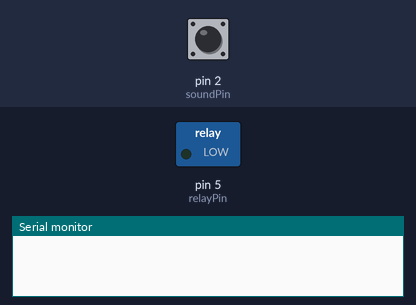
The sketch below on a simulated Arduino Uno, built with avr-gcc and run on an emulated ATmega328P. Shown: switched loads named in the sketch (green lamp = pin HIGH), the last lines printed to the serial monitor. Dashed ring = blinking. The test bench sets the inputs (shaded band); at power-on: pin 2 (soundPin) LOW.

Above: at 1.2 s.
1.3 s: pin 2 (soundPin) pulsed HIGH 5 times (0.12 s each, 0.3 s apart)
At 1.57 s:
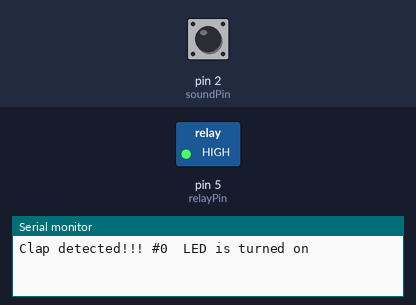
At 3.6 s:
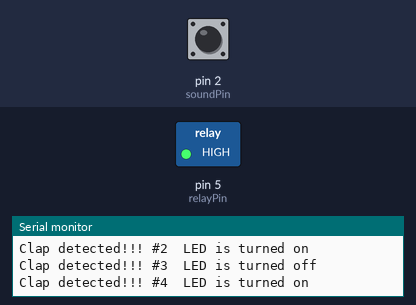
Timing chart, 0 to 5.1 s (numbered marks = the images above; inputs shaded):
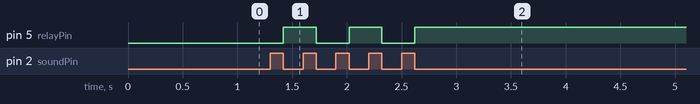

The sketch:

lab12-checkpoint1.ino
```cpp
int soundPin = 2;
int relayPin = 5;
unsigned long previous_time=0;

int val;
int state;
int num_clap;

void setup() {
  pinMode(relayPin, OUTPUT);
  pinMode(soundPin, INPUT);
  Serial.begin(9600);
  state=0;
  num_clap=0;
}

void loop() {
  val = check_clap();
  if (val) {
    Serial.print("Clap detected!!! #");
    Serial.print(num_clap);
    num_clap++;
    if (state == 1) {
      state = 0;
      Serial.println("  LED is turned off");
      digitalWrite(relayPin, LOW);
    } else {
      state = 1;
      Serial.println("  LED is turned on");
      digitalWrite(relayPin, HIGH);
    }
  }
}

bool check_clap() {
  static unsigned long current_time;
  char sw;
  sw = digitalRead(soundPin);
  // 0 = clap
  // 1 = no clap
  if (sw) {
    return false;
  } else {
    current_time = millis();
    if ((current_time-previous_time) > 25) {
      previous_time = millis();
      return true;
    } else {
      previous_time = millis();
      return false;
    }
  }
}
```

Measured:
- after the input at 1.3 s, pin 5 (relayPin): alternates HIGH for 0.30 s and LOW for 0.30 s, 5 changes in all, then stays HIGH, starting after 0.12 s
